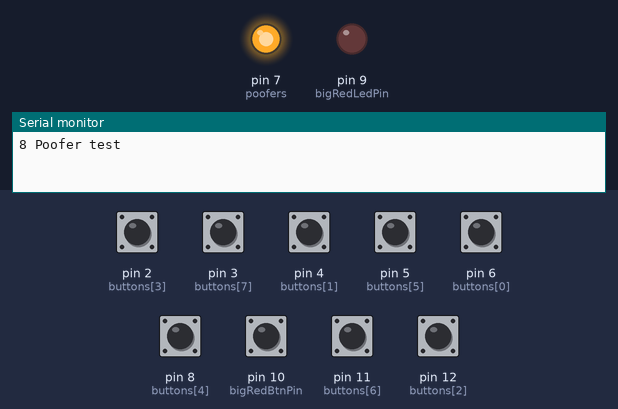
A sketch run on a simulated Arduino Uno, built with avr-gcc and run on an emulated ATmega328P. Shown: output pins drawn as LEDs (lit = HIGH), the last lines printed to the serial monitor. Inputs (shaded band) come from the test bench; at power-on: pin 2 (buttons[3]), pin 3 (buttons[7]), pin 4 (buttons[1]), pin 5 (buttons[5]), pin 6 (buttons[0]), pin 8 (buttons[4]), pin 10 (bigRedBtnPin), pin 11 (buttons[6]), pin 12 (buttons[2]) HIGH. Pins used as bus, display or sensor lines are not drawn.

Above: at 3.2 s.
3.3 s: pin 2 (buttons[3]) pulled LOW for 0.15 s
At 3.43 s:
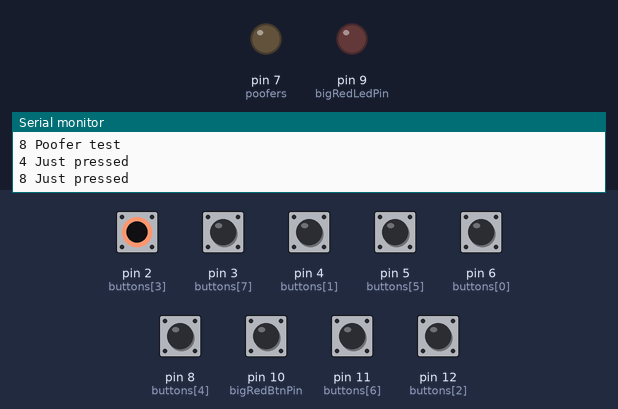
4.9 s: pin 10 (bigRedBtnPin) pulled LOW for 0.15 s
At 5.0 s:
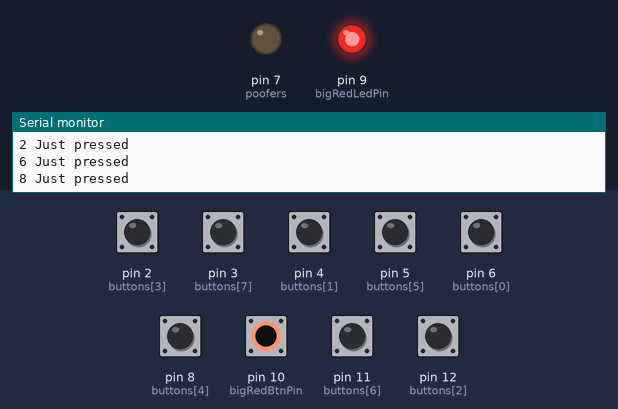
Timing chart, 0 to 7.9 s (numbered marks = the images above; inputs shaded):
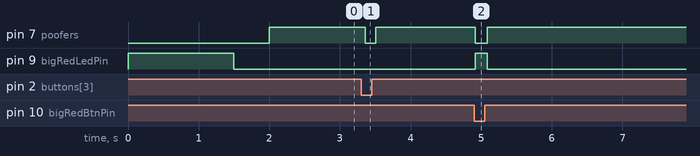

The sketch:

PooferButtons.ino
```cpp
#include "poofer.h"


//  BigRedButton on pin 7 input
//  BigRedButton LED on pin 8 output
const int bigRedBtnPin = 10;     // the number of the pushbutton pin
const int bigRedLedPin = 9 ;

int redBtnState = 0;
int redLEDState = 0;

#define PRESSED LOW


#define DEBOUNCE 10  // button debouncer, how many ms to debounce, 5+ ms is usually plenty

// here is where we define the buttons that we'll use. button "1" is the first, button "6" is the 6th, etc
byte buttons[] = {6, 4, 12, 2, 8, 5, 11, 3, bigRedBtnPin}; // the analog 0-5 pins are also known as 14-19


// This handy macro lets us determine how big the array up above is, by checking the size
#define NUMBUTTONS sizeof(buttons)
// we will track if a button is just pressed, just released, or 'currently pressed'
volatile byte pressed[NUMBUTTONS], justpressed[NUMBUTTONS], justreleased[NUMBUTTONS];


void setup(void) {
  Serial.begin(9600);
 Serial.println("8 Poofer test");

  // Big Red Button setup
  pinMode(bigRedBtnPin, INPUT_PULLUP);
  pinMode(bigRedLedPin, OUTPUT);

  digitalWrite(bigRedLedPin, HIGH);
  delay(500);
  digitalWrite(bigRedLedPin, HIGH);
  delay(500);
  digitalWrite(bigRedLedPin, HIGH);
  delay(500);
  digitalWrite(bigRedLedPin, LOW);
  delay(500);


  pooferSetup();

  setupButtons();

}


void loop(void) {
  buttonLoop();

 /* cycleAllPoofers();

  redBtnState = digitalRead(bigRedBtnPin);
 // Serial.print("RedBtn "); Serial.println(redBtnState);
  digitalWrite(bigRedLedPin,!redBtnState);

  if (redBtnState == PRESSED)
  {
    // CLEAR ... both on
  //  Serial.println("FIRE ALL POOFERS!!");
    poofersAllOn();
    delay(10000);
    poofersAllOff();
  }*/

}


void buttonLoop() {
  for (byte i = 0; i < NUMBUTTONS; i++) {
    if (justpressed[i]) {
      justpressed[i] = 0;
      Serial.print(i+1, DEC);
      Serial.println(" Just pressed");
      pooferOn(i);

      if (buttons[i] == bigRedBtnPin) {
        digitalWrite(bigRedLedPin, HIGH);
        poofersAllOn();
      }

      // remember, check_switches() will CLEAR the 'just pressed' flag
    }
    if (justreleased[i]) {
      justreleased[i] = 0;
      Serial.print(i+1, DEC);
      Serial.println(" Just released");
      pooferOff(i);

      if (buttons[i] == bigRedBtnPin) {
        digitalWrite(bigRedLedPin, LOW);
        poofersAllOff();
      }

      // remember, check_switches() will CLEAR the 'just pressed' flag
    }


    if (pressed[i]) {

    //  Serial.print(i, DEC);
     // Serial.println(" pressed");
      // is the button pressed down at this moment
    }
  }
}


void setupButtons() {

 // setup buttons and debounce

 // Make input & enable pull-up resistors on switch pins
  for (int i =0; i< NUMBUTTONS; i++) {
    pinMode(buttons[i], INPUT_PULLUP);
  }

  // Run timer2 interrupt every 15 ms
  TCCR2A = 0;
  TCCR2B = 1<<CS22 | 1<<CS21 | 1<<CS20;

  //Timer2 Overflow Interrupt Enable
  TIMSK2 |= 1<<TOIE2;

}


SIGNAL(TIMER2_OVF_vect) {
  check_switches();
}

void check_switches()
{
  static byte previousstate[NUMBUTTONS];
  static byte currentstate[NUMBUTTONS];
  static long lasttime;
  byte index;

  if (millis() < lasttime) {
     // we wrapped around, lets just try again
     lasttime = millis();
  }

  if ((lasttime + DEBOUNCE) > millis()) {
    // not enough time has passed to debounce
    return;
  }
  // ok we have waited DEBOUNCE milliseconds, lets reset the timer
  lasttime = millis();

  for (index = 0; index < NUMBUTTONS; index++) {

    currentstate[index] = digitalRead(buttons[index]);   // read the button

    /*
    Serial.print(index, DEC);
    Serial.print(": cstate=");
    Serial.print(currentstate[index], DEC);
    Serial.print(", pstate=");
    Serial.print(previousstate[index], DEC);
    Serial.print(", press=");
    */

    if (currentstate[index] == previousstate[index]) {
      if ((pressed[index] == LOW) && (currentstate[index] == LOW)) {
          // just pressed
          justpressed[index] = 1;
      }
      else if ((pressed[index] == HIGH) && (currentstate[index] == HIGH)) {
          // just released
          justreleased[index] = 1;
      }
      pressed[index] = !currentstate[index];  // remember, digital HIGH means NOT pressed
    }
    //Serial.println(pressed[index], DEC);
    previousstate[index] = currentstate[index];   // keep a running tally of the buttons
  }
}
```

poofer.cpp
```cpp
// Poofer v2 test rig - 8 relays
// Adafruit tftlcdtouch removed
#if ARDUINO >= 100
 #include "Arduino.h"
#else
 #include "WProgram.h"
#endif

#include "poofer.h"

const int poofer1 = 0;
const int poofer2 = 1;
const int poofer3 = 2;
const int poofer4 = 3;
const int poofer5 = 4;
const int poofer6 = 5;
const int poofer7 = 6;
const int poofer8 = 7;

const int poofers[] = {poofer1, poofer2, poofer3,poofer4, poofer5, poofer6, poofer7, poofer8};
const int numPoofers = 8;

boolean pooferState[numPoofers];

// from YourDuino Example: Relay Control 1.10
//  Handles "Relay is active-low" to assure
//  no relay activation from reset until
//  application is ready.
//   terry@yourduino.com

/*-----( Import needed libraries )-----*/
/*-----( Declare Constants )-----*/
#define RELAY_ON 0
#define RELAY_OFF 1

void pooferSetup()
{
  //-------( Initialize Pins so relays are inactive at reset)----
  poofersAllOff();

  //---( THEN set pins as outputs )----
  for (int i=0;i<numPoofers;i++) {
    pinMode(poofers[i], OUTPUT);
  }

}

void pooferOn(int id)
{
  if (id >= 0 && id < numPoofers)
   {
    digitalWrite(poofers[id], RELAY_ON);
    pooferState[id] = 1;
   }
}

void pooferOff(int id)
{
  if (id >= 0 && id < numPoofers)
   {
    digitalWrite(poofers[id], RELAY_OFF);
    pooferState[id] = 0;
   }
}

void poofersAllOn()
{
  for (int i=0;i<numPoofers;i++)
    pooferOn(poofers[i]);
}

void poofersAllOff()
{
  for (int i=0;i<numPoofers;i++)
    pooferOff(poofers[i]);
}

void cycleAllPoofers()
{
  Serial.println("Begin Cycle All Poofers");

  for (int i=0;i<numPoofers;i++) {
    pooferOn(poofers[i]);
    delay(500);
    pooferOff(poofers[i]);
  }

  Serial.println("All Poofers on together, then off");

  poofersAllOn();
  delay(500);
  poofersAllOff();

  Serial.println("END Cycle All Poofers");

}
```

poofer.h
```cpp
void pooferSetup();
void poofersAllOn();
void poofersAllOff();
void cycleAllPoofers();
void pooferOn(int id);

void pooferOff(int id);
```

Measured:
- after the input at 3.3 s, pin 7 (poofers): HIGH → LOW after 0.06 s, → HIGH 0.15 s later
- after the input at 4.9 s, pin 7 (poofers): HIGH → LOW at once, → HIGH 0.16 s later; pin 9 (bigRedLedPin): LOW → HIGH at once, → LOW 0.16 s later
